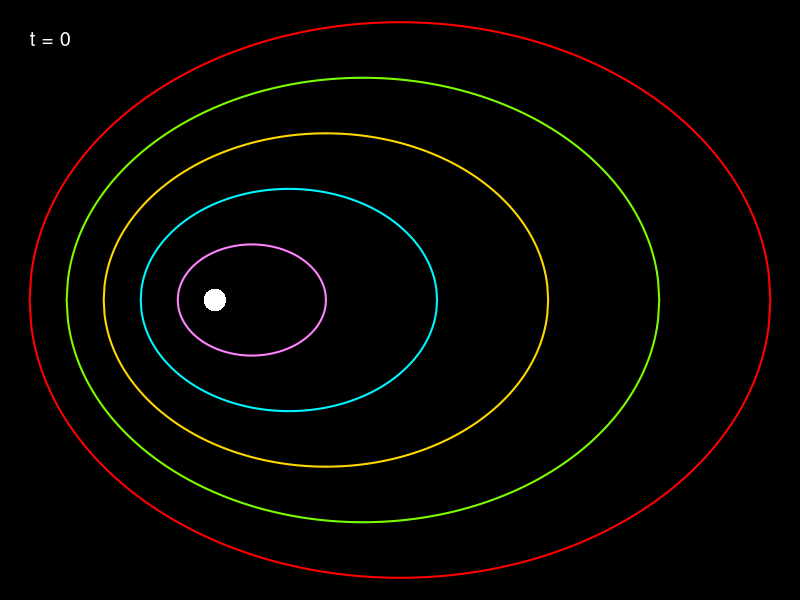
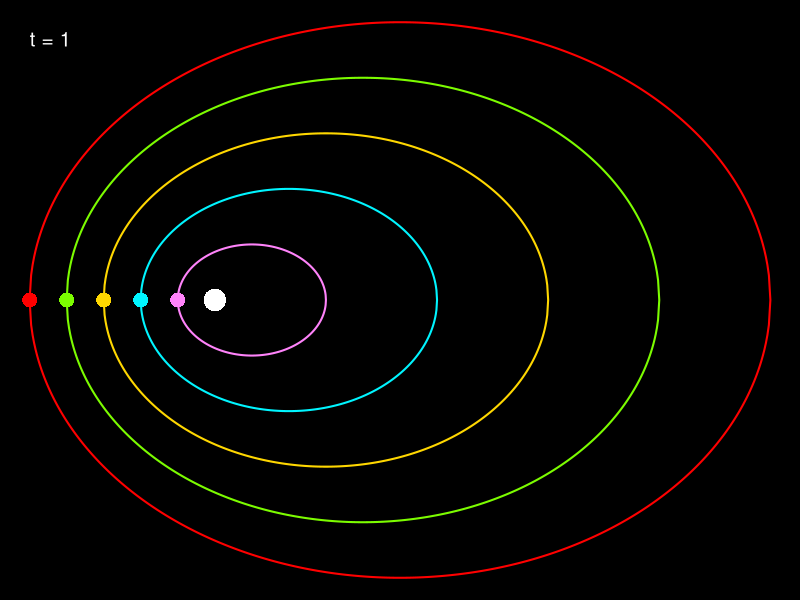
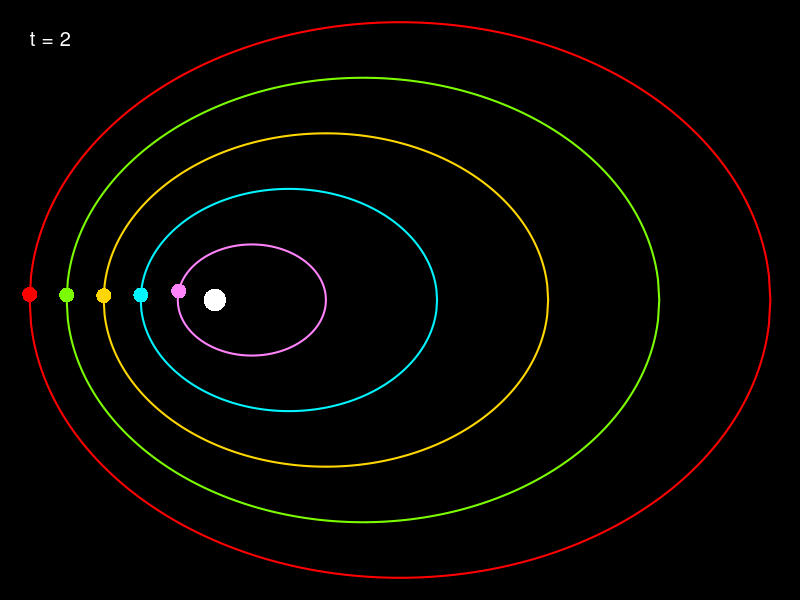
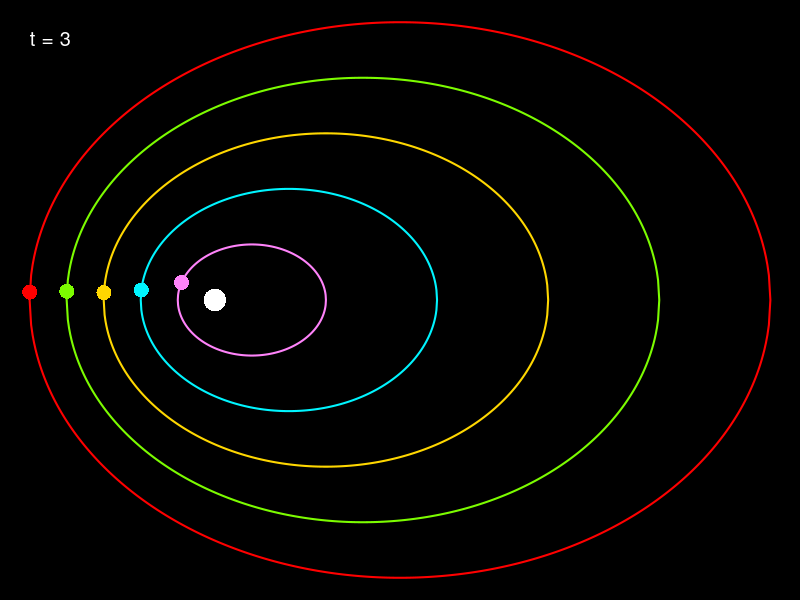
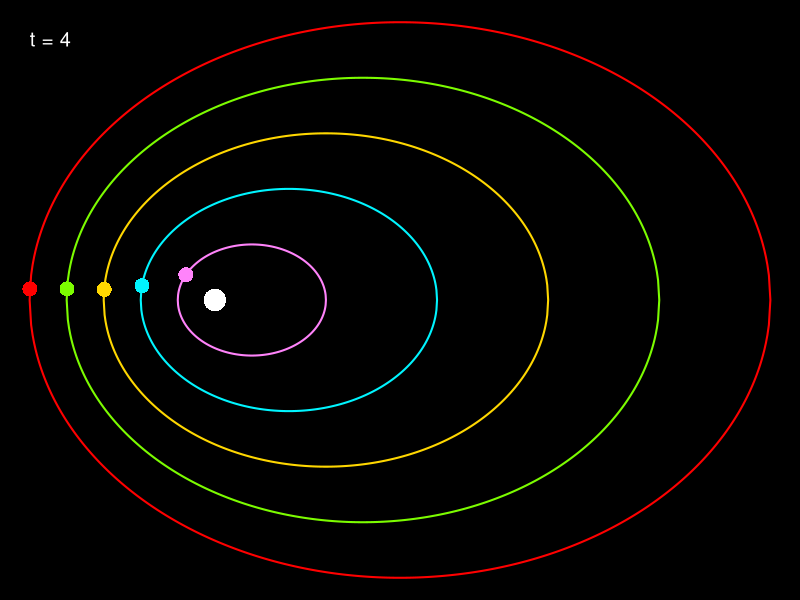
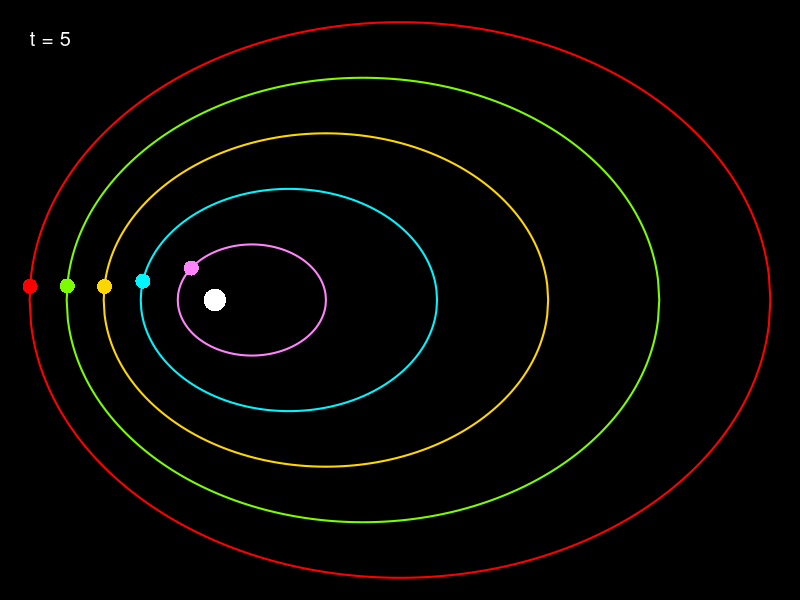
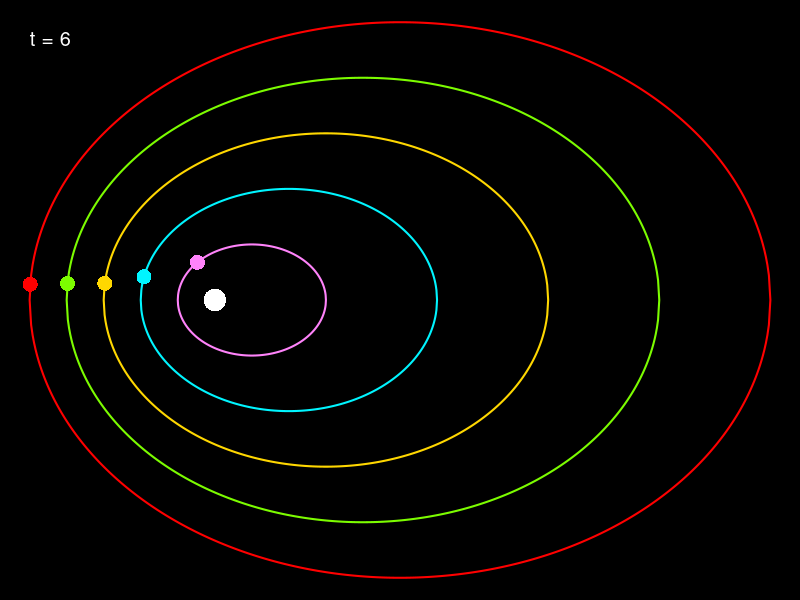
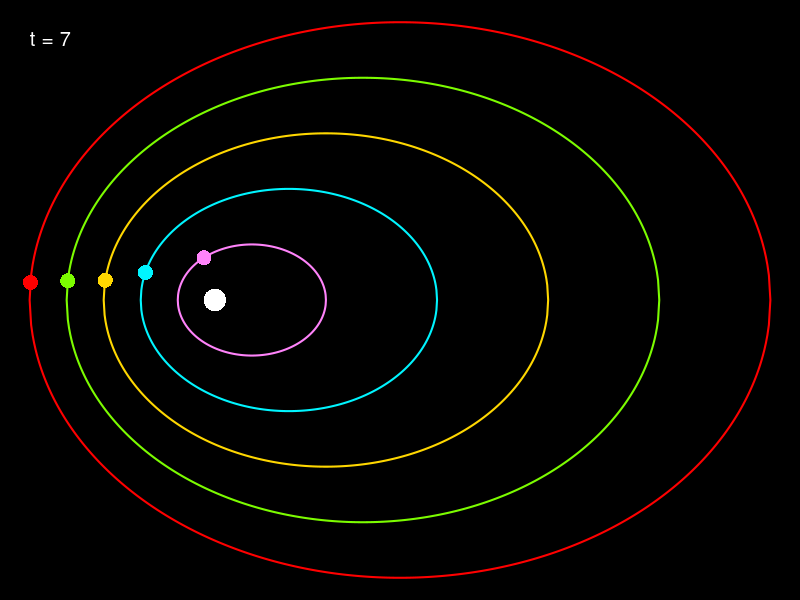

Here is the R script that generated these plots, in order:
#The orbit of a planet is an ellipse with the Sun at one of the two foci.
#A line segment joining a planet and the Sun sweeps out equal areas during equal intervals of time.
#The square of the orbital period of a planet is directly proportional to the cube of the semi-major axis of its orbit.

# Euclidean distance between two points
distance = function(P, Q) {
  sqrt((P[1] - Q[1]) ^ 2 + (P[2] - Q[2]) ^ 2)
}

triangle.area = function(P, Q, F1) {
  abs(
    (P[1] - F1[1]) * (Q[2] - F1[2]) -
      (P[2] - F1[2]) * (Q[1] - F1[1])
  ) / 2
}
# Obtain Y value for given X value in an ellipse with
# semi-major axis a, semi-minor axis b, and centre abscissa Cx
y.ellipse = function(x, a, b, Cx, sign = 1) {
  sign * (b / a) * sqrt(a ^ 2 - (x - Cx) ^ 2)
}

# Orbit parameters
N = 5                                   # Number of orbits
K = 1                                   # Orbit scale factor
R = 3 / 4                               # Orbit axis ratio
F1 = c(-K / 2, 0)                       # Orbit focus
a = sapply(1:N, function(n) K * n)      # Semi-major axis per orbit
b = sapply(1:N, function(n) R * K * n)  # Semi-minor axis per orbit
Cx = (a - K) / 2                        # Centre abscissa per orbit

# Fixed positions along each orbit
orbit.pos = lapply(1:N, function(i) {
  x = seq(Cx[i] - a[i], Cx[i] + a[i], 
          length.out = 500)
  rbind(c(x, rev(x)),
        sapply(c(x, rev(x)), y.ellipse, a[i], b[i], Cx[i]) *
          rep(c(-1, 1), each = 500))
})

# Plot orbits
plot.orbits = function(orbits, F1, colours, t) {
  par(mar = rep(0, 4), bg = "black")
  xs = sapply(orbits, `[`, 1, TRUE)
  ys = sapply(orbits, `[`, 2, TRUE)
  xlim = c(min(xs), max(xs))
  ylim = c(min(ys), max(ys))
  plot(NA, type="n", axes=FALSE,
       xlab="", ylab="", xlim=xlim, ylim=ylim)
  for (i in 1:length(orbits)) {
    lines(orbits[[i]][1, ], orbits[[i]][2, ], lwd=2, col=colours[i])
  }
  points(F1[1], F1[2], pch=16, cex=3, col="white")
  text(xlim[1], ylim[2] * 0.94, paste("t", t, sep=" = "), 
       col="white", cex=1.2, adj=0)
}

plot.orbits(orbit.pos, F1, t=0,
            colours=c("orchid1", "turquoise1", "gold", "lawngreen", "red"))

#Move from current orbit position to the closest position
# resulting in a swept area ≥At
next.orbit.pos = function(P, a, b, Cx, delta, F1, At) {
  area = 0
  x = P[1]
  sign = P[3]
  while (area < At) {
    x = x + sign * delta
    if (x < Cx - a) {
      x = Cx - a
    }
    else if (x > Cx + a) {
      x = Cx + a
    }
    y = y.ellipse(x, a, b, Cx, sign)
    if ((y == 0) | (sign < 0 & y > 0) | (sign > 0 & y < 0)) {
      sign = -sign
    }
    area = triangle.area(P, c(x, y), F1)
  }
  c(x, y, sign)
}

# ===========================
# Simulation parameters
# ===========================

D = 1e-3         # 计算步长，原来 5e-5，增大后计算更快
At = 0.03         # 每帧扫过面积，减小后运动更平滑
Nt = 1000         # 总帧数

COL = c(
  "orchid1",
  "turquoise1",
  "gold",
  "lawngreen",
  "red"
)


# ===========================
# Initialise orbit positions
# ===========================

positions = rbind(
  sapply(orbit.pos, `[`, TRUE, 1),
  sign = 1
)


# 用 list 保存所有帧的位置
frames = vector("list", Nt)


# ===========================
# 1. 先计算所有轨道位置
# ===========================

cat("Calculating...\n")

for (i in 1:Nt) {
  
  # 保存当前帧
  frames[[i]] = positions
  
  # 计算下一帧
  positions = sapply(
    1:ncol(positions),
    function(j) {
      
      next.orbit.pos(
        positions[, j],
        a[j],
        b[j],
        Cx[j],
        D,
        F1,
        At
      )
      
    }
  )
  
  # 显示计算进度
  if (i %% 50 == 0) {
    cat("Frame:", i, "/", Nt, "\n")
  }
}


cat("Calculation finished!\n")


# ===========================
# 2. 打开动画窗口
# ===========================

windows(
  width = 8,
  height = 6,
  buffered = TRUE
)


# ===========================
# 3. 播放动画
# ===========================

for (i in 1:Nt) {
  
  # 暂时停止刷新，减少闪烁
  dev.hold()
  
  # 画轨道
  plot.orbits(
    orbit.pos,
    F1,
    COL,
    i
  )
   
  # 画5个行星
  points(
    frames[[i]][1, ],
    frames[[i]][2, ],
    col = COL,
    pch = 16,
    cex = 2
  )

  # 一次性刷新这一帧
  dev.flush()
  
  # 控制播放速度
  Sys.sleep(0.008)
}
